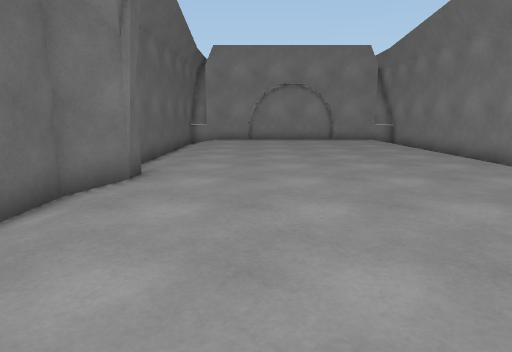
View 1 (above)

12 first-person views from a walk through a scene from a Unity 3-D project. The camera is 1.2 m above the floor, tilts 10° down and sees 75° across. The floor is counted in squares, 1 m on a side. Each view is taken from the middle of a square. On the plan, view 1 faces up. The plan holds only what a view shows up to about 14 squares ahead; the rest is blank. The place goes on beyond the plan. Surface patterns are stand-ins for the level's own textures.

View 2
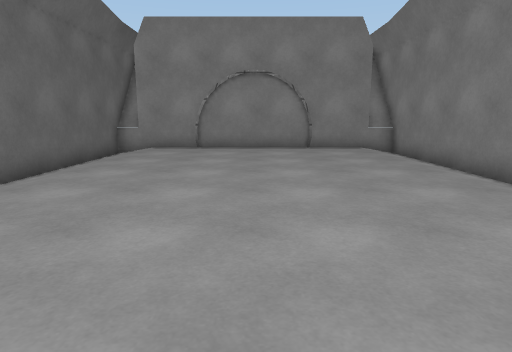

View 3
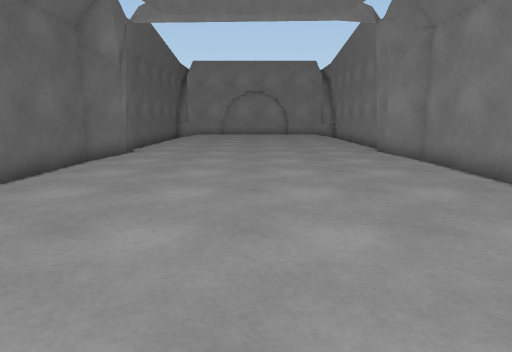

View 4
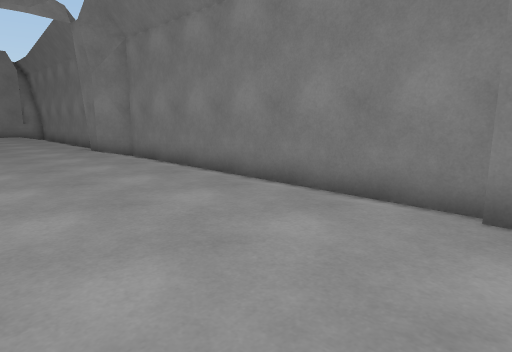

View 5
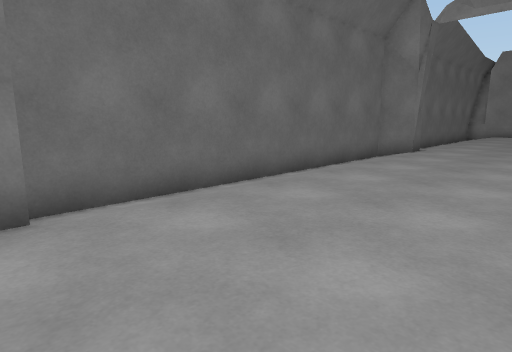

View 6
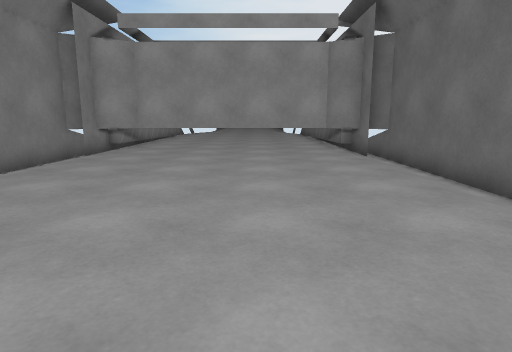

View 7
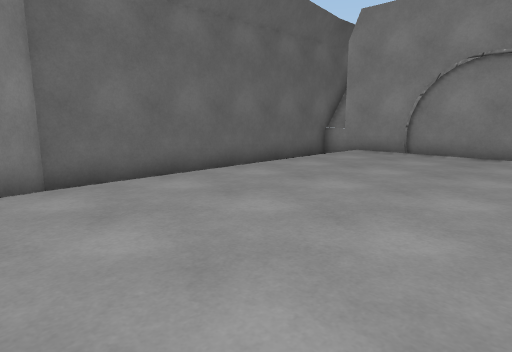

View 8
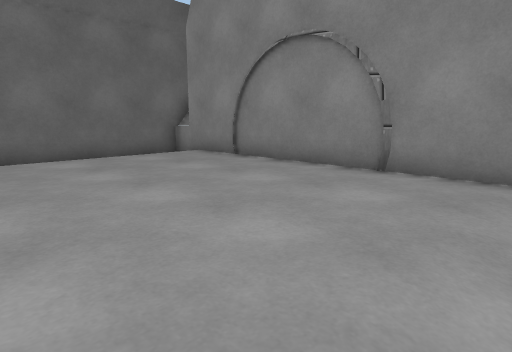

View 9
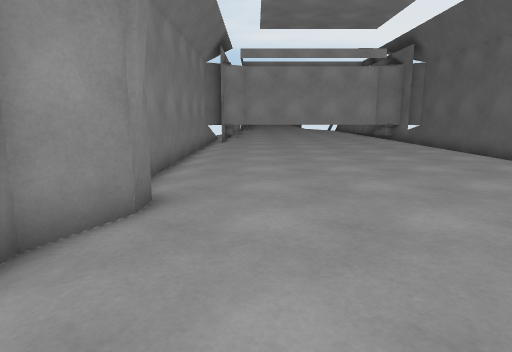

View 10
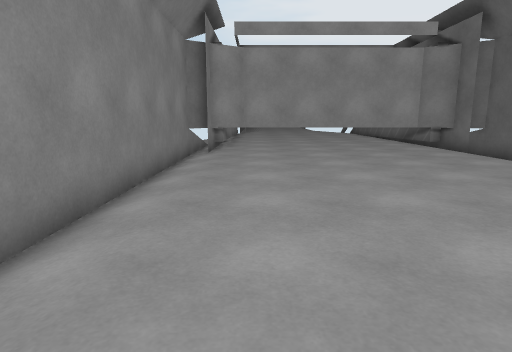

View 11
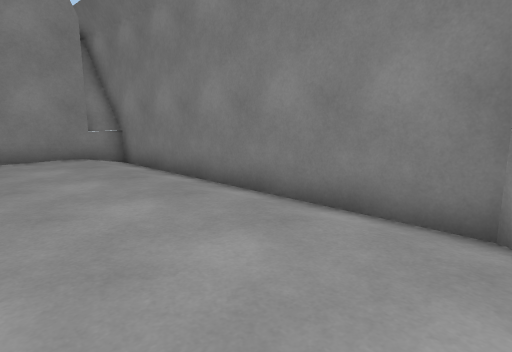

View 12
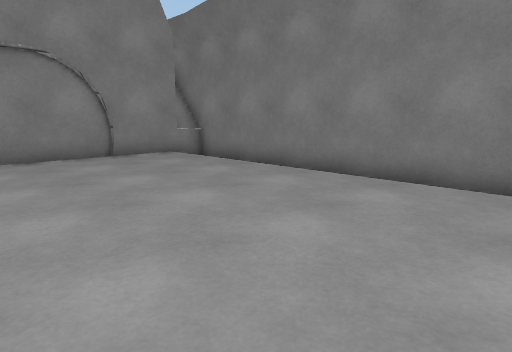

### Floor plan
Points are (right, up) in squares from view 1. A wall is a line through its corners. A room is listed if a view was taken in it or the views show most of it. See-through windows are left out.
Room 1 (views 1, 2, 3, 4, 5, 6, 7, 8, 9, 10, 11, 12)
walls: (6.5, 7.6) (7.5, 8.6) (7.5, 19.2) (6.8, 19.2); (-2.7, -5.1) (-2.7, -7); (4.3, 18.6) (3.9, 18.2); (-3.6, -5.6) (-1.7, -7) (5.5, -7) (7.6, -5.6); (-2.8, 18.8) (-3.6, 18.8); (7.6, 18.5) (-3.6, 18.5); (7.5, -6.7) (7.5, 6) (6.7, 6.8) (6.7, 7.8); (-2.9, 19) (-3.6, 19); (6.7, -7.1) (6.7, -5.1); (7.6, 18.8) (6.5, 18.8); (-2.9, 19.2) (-3.6, 19.2) (-3.6, 8.6) (-2.7, 7.8) (-2.7, 6.9) (-3.6, 6) (-3.6, -7.5); (7.6, 19) (6.6, 19)
low walls: (-2.7, -7) (-2.2, -7)

Positions as (right, up) in squares from view 1, and headings:
1: (0, 0), facing up
2: (2, 5), facing up
3: (2, -5), facing up
4: (2, -6), facing up-right
5: (2, -6), facing up-left
6: (1, 6), facing down
7: (4, 7), facing up-left
8: (7, 12), facing up-left
9: (5, 12), facing down
10: (5, 7), facing down
11: (3, 8), facing up-right
12: (0, 8), facing up-right
